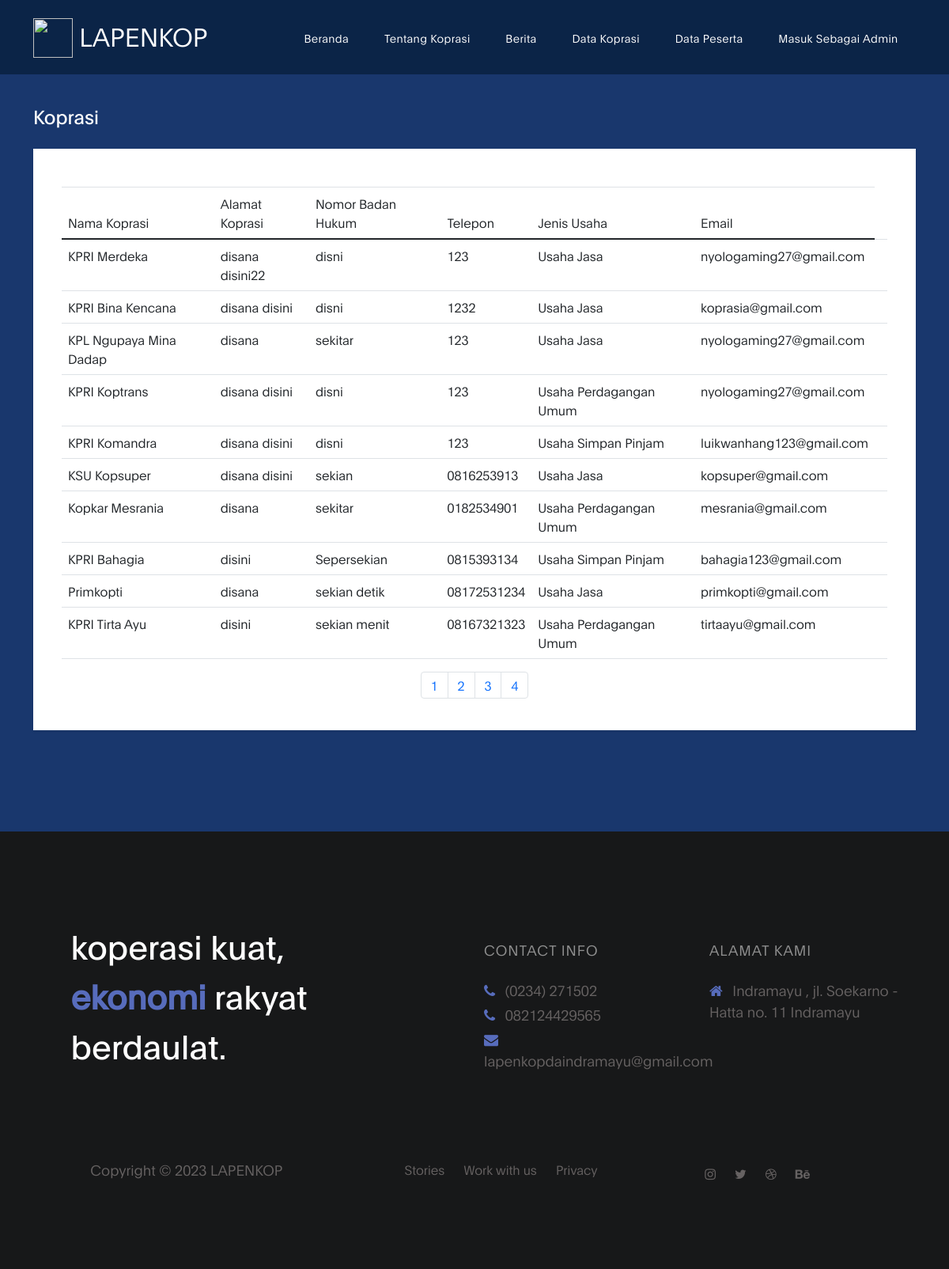
/main-pengunjung.php?module=koprasi&halaman=2, run on the app's committed database.
### tables this page shows
CREATE TABLE `tbl_koprasi` (
  `id_koprasi` int(50) NOT NULL,
  `nama_koprasi` varchar(50) NOT NULL,
  `alamat` varchar(50) NOT NULL,
  `badan_hukum` varchar(50) NOT NULL,
  `telepon` varchar(50) NOT NULL,
  `jenis_usaha` enum('Usaha Simpan Pinjam','Usaha Perdagangan Umum','Usaha Jasa') NOT NULL,
  `email` text NOT NULL,
  `jadwal_pelatihan` date NOT NULL
);

### main-pengunjung.php (the view, shortened to what this page needs)
<!DOCTYPE html>
<html lang="en">
<head>
  <link rel="stylesheet" href="assets/css/bootstrap.min.css">
  <link rel="stylesheet" href="assets/css/font-awesome.min.css">
  <link rel="stylesheet" href="assets/css/aos.css">
  <link rel="stylesheet" href="assets/css/owl.carousel.min.css">
  <link rel="stylesheet" href="assets/css/owl.theme.default.min.css">
  <link href="https://cdn.jsdelivr.net/npm/bootstrap@5.0.2/dist/css/bootstrap.min.css" rel="stylesheet">
  <link rel="stylesheet" href="assets/css/templatemo-digital-trend.css">
  <link rel="stylesheet" type="text/css" href="assets/sweetalert2/sweetalert2.css">
</head>
<body>
  <nav class="navbar fixed-top navbar-expand-lg">
    <div class="container">
      <a class="navbar-brand" href="#">
        <img src="https://cdn.discordapp.com/attachments/1086877082870616145/1113408262004551730/favicon.png" alt="" width="50" height="50" class="d-inline-block align-text-top">
        LAPENKOP
      </a>
      <div class="collapse navbar-collapse" id="navbarNav">
        <ul class="navbar-nav ml-auto">
          <li class="nav-item">
            <a href="?module=dashboard" class="nav-link smoothScroll">Beranda</a>
          </li>
          <li class="nav-item">
            <a href="?module=dashboard" class="nav-link smoothScroll">Tentang Koprasi</a>
          </li>
          <li class="nav-item">
            <a href="?module=berita" class="nav-link smoothScroll">Berita</a>
          </li>
          <li class="nav-item">
            <a href="main-pengunjung.php?module=koprasi" class="nav-link smoothScroll">Data Koprasi</a>
          </li>
          <li class="nav-item">
            <a href="main-pengunjung.php?module=peserta" class="nav-link">Data Peserta</a>
          </li>
          <li class="nav-item">
            <a class="nav-link" data-toggle="modal" data-target="#exitpage" href="">Masuk Sebagai Admin</a>
          </li>
        </ul>
      </div>
    </div>
  </nav>
  <br>
  <br>
  <?php include "content-pengunjung.php"; ?>
  <footer class="site-footer">
    <div class="container">
      <div class="row">
        <div class="col-lg-5 mx-lg-auto col-md-8 col-10">
          <h1 class="text-white" data-aos="fade-up" data-aos-delay="100"> koperasi kuat, <strong>ekonomi</strong> rakyat berdaulat.</h1>
        </div>
        <div class="col-lg-3 col-md-6 col-12" data-aos="fade-up" data-aos-delay="200">
          <h4 class="my-4">Contact Info</h4>
          <p class="mb-1">
            <i class="fa fa-phone mr-2 footer-icon"></i>
            (0234) 271502
          </p>
          <p class="mb-1">
            <i class="fa fa-phone mr-2 footer-icon"></i>
            082124429565
          </p>
          <p>
            <a href="#">
              <i class="fa fa-envelope mr-2 footer-icon"></i>
              lapenkopdaindramayu@gmail.com
            </a>
          </p>
        </div>
        <div class="col-lg-3 col-md-6 col-12" data-aos="fade-up" data-aos-delay="300">
          <h4 class="my-4">Alamat Kami</h4>
          <p class="mb-1">
            <i class="fa fa-home mr-2 footer-icon"></i>
            Indramayu , jl. Soekarno - Hatta no. 11 Indramayu
          </p>
        </div>
        <div class="col-lg-4 mx-lg-auto text-center col-md-8 col-12" data-aos="fade-up" data-aos-delay="400">
          <p class="copyright-text">Copyright &copy; 2023 LAPENKOP
            <br>
        </div>
        <div class="col-lg-4 mx-lg-auto col-md-6 col-12" data-aos="fade-up" data-aos-delay="500">
          <ul class="footer-link">
            <li><a href="#">Stories</a></li>
            <li><a href="#">Work with us</a></li>
            <li><a href="#">Privacy</a></li>
          </ul>
        </div>
        <div class="col-lg-3 mx-lg-auto col-md-6 col-12" data-aos="fade-up" data-aos-delay="600">
          <ul class="social-icon">
            <li><a href="#" class="fa fa-instagram"></a></li>
            <li><a href="#" class="fa fa-twitter"></a></li>
            <li><a href="#" class="fa fa-dribbble"></a></li>
            <li><a href="#" class="fa fa-behance"></a></li>
          </ul>
        </div>
      </div>
    </div>
  </footer>
</body>
</html>

### views/pengunjung/data_koprasi/koprasi.php (shortened to what this page needs)
<section class="hero hero-bg d-flex justify-content-center align-items-center">
  <div class="container">
    <?php
    $db = dbConnect();
    if ($db->connect_errno == 0) {
      $jumlahItemPerHalaman = 10;
      $halamanSaatIni = isset($_GET['halaman']) ? $_GET['halaman'] : 1;
      $offset = ($halamanSaatIni - 1) * $jumlahItemPerHalaman;
      $queryTotalItem = "SELECT COUNT(*) as total FROM tbl_koprasi";
      $resultTotalItem = mysqli_query($db, $queryTotalItem);
      $rowTotalItem = mysqli_fetch_assoc($resultTotalItem);
      $totalItem = $rowTotalItem['total'];
      $totalHalaman = ceil($totalItem / $jumlahItemPerHalaman);
    ?>
      <div class="d-flex flex-column flex-lg-row mb-4">
        <div class="flex-grow-1 d-flex align-items-center">
          <h3 class="text-white">Koprasi</h3>
        </div>
      </div>
      <div class="bg-white rounded-4 shadow-sm p-4 mb-5">
        <br>
        <div class="container">
          <table class="table">
            <thead>
              <tr>
                <th scope="col">Nama Koprasi</th>
                <th scope="col">Alamat Koprasi</th>
                <th scope="col">Nomor Badan Hukum</th>
                <th scope="col">Telepon</th>
                <th scope="col">Jenis Usaha</th>
                <th scope="col">Email</th>
              </tr>
            </thead>
            <tbody>
              <?php
              $sql = "select * from tbl_koprasi LIMIT $offset, $jumlahItemPerHalaman";
              $res = $db->query($sql);
              if ($res) {
                $data = $res->fetch_row();
                do {
                  list($id_koprasi, $nama_koprasi, $alamat, $badan_hukum, $telepon, $jenis_usaha, $email) = $data;
              ?>
                  <tr>
                    <td><?= $nama_koprasi ?></td>
                    <td><?= $alamat ?></td>
                    <td><?= $badan_hukum ?></td>
                    <td><?= $telepon ?></td>
                    <td><?= $jenis_usaha ?></td>
                    <td><?= $email ?></td>
                    <td>
                    <?php
                  } while ($data = $res->fetch_row());
                    ?>
          </table>
          <div class="row">
            <nav aria-label="Page navigation example">
              <ul class="pagination justify-content-center">
                <?php for ($i = 1; $i <= $totalHalaman; $i++) { ?>
                  <li class="page-item"><a class="page-link" href="?module=koprasi&halaman=<?php echo $i; ?>"><?php echo $i; ?></a></li>
                <?php } ?>
              </ul>
            </nav>
          </div>
        </div>
      </div>
  </div>
<?php
              } else
                echo "<div style='color: white'>Gagal Eksekusi SQL" . (DEVELOPMENT ? " : " . $db->error : "") . "<br></div>";
            } else
              echo "<div style='color: white'>Gagal koneksi" . (DEVELOPMENT ? " : " . $db->connect_error : "") . "<br></div>";
?>
</section>

### assets/css/templatemo-digital-trend.css (style rules this page uses)
:root { --primary-color: #19376D; --secondary-color: #576CBC; --white-color: #ffffff; --dark-color: #171819; --project-bg: #f0f8ff; --menu-bg: #0B2447; --title-color: #15141a; --gray-color: #909090; --link-color: #404040; --p-color: #666262; --base-font-family: 'Plain-Light', sans-serif; --title-font-family: 'Plain-Regular', sans-serif; --font-bold-family: 'Plain-Bold', sans-serif; --font-weight-bold: bold; --h1-font-size: 42px; --h2-font-size: 32px; --h3-font-size: 24px; --p-font-size: 18px; --base-font-size: 16px; --menu-font-size: 14px; --border-radius-large: 100px; --border-radius-small: 5px; }
body { background: var(--white-color); font-family: var(--base-font-family); }
h1,h2,h3,h4,h5,h6 { font-family: var(--title-font-family); line-height: inherit; }
h1 { color: var(--title-color); font-size: var(--h1-font-size); }
h3 { font-size: var(--h3-font-size); font-weight: 100; margin-bottom: 0; }
h4 { color: var(--gray-color); font-family: var(--base-font-family); font-size: var(--p-font-size); letter-spacing: 1px; text-transform: uppercase; }
p { color: var(--p-color); font-size: var(--p-font-size); line-height: 1.5em; }
b, strong { letter-spacing: 0; color: var(--secondary-color); }
* { -webkit-box-sizing: border-box; -moz-box-sizing: border-box; box-sizing: border-box; }
*::before, *::after { -webkit-box-sizing: border-box; -moz-box-sizing: border-box; box-sizing: border-box; }
a { color: var(--link-color); font-weight: normal; text-decoration: none; }
.navbar { background: var(--menu-bg); z-index: 1; top: 0; right: 0; left: 0; padding: 1rem; }
.navbar-brand { color: var(--white-color); font-size: var(--h2-font-size); }
.nav-link { color: var(--white-color); font-size: var(--menu-font-size); letter-spacing: 0.4px; margin: 0 1.6em; padding: 0.6em; }
.navbar-expand-lg .navbar-nav .nav-link { padding-right: 0; padding-left: 0; }
.hero { position: relative; padding: 5em 0; overflow: hidden; }
.hero-bg { background: var(--primary-color) ; }
.site-footer { background: var(--dark-color); padding: 7em 0 6em 0; }
.site-footer a { color: var(--p-color); }
.site-footer a:hover, .footer-icon { color: var(--secondary-color); }
.footer-link li { display: inline-block; list-style: none; margin: 0 10px; }
.copyright-text, .footer-link, .site-footer .social-icon { margin-top: 6em; }
.copyright-text { margin-top: 5.3em; }
.social-icon { position: relative; padding: 0; margin: 4em 0 0 0; }
.social-icon li { display: inline-block; list-style: none; }
.social-icon li a { text-decoration: none; display: inline-block; font-size: var(--base-font-size); margin: 10px; text-align: center; }

### data on the page
tbl_koprasi: nama_koprasi "KPRI Merdeka", alamat "disana disini22", badan_hukum "disni", telepon "123", jenis_usaha "Usaha Jasa", email "nyologaming27@gmail.com"
tbl_koprasi: nama_koprasi "KPRI Bina Kencana", alamat "disana disini", badan_hukum "disni", telepon "1232", jenis_usaha "Usaha Jasa", email "koprasia@gmail.com"
tbl_koprasi: nama_koprasi "KPL Ngupaya Mina Dadap", alamat "disana", badan_hukum "sekitar", telepon "123", jenis_usaha "Usaha Jasa", email "nyologaming27@gmail.com"
tbl_koprasi: nama_koprasi "KPRI Koptrans", alamat "disana disini", badan_hukum "disni", telepon "123", jenis_usaha "Usaha Perdagangan Umum", email "nyologaming27@gmail.com"
tbl_koprasi: nama_koprasi "KPRI Komandra", alamat "disana disini", badan_hukum "disni", telepon "123", jenis_usaha "Usaha Simpan Pinjam", email "luikwanhang123@gmail.com"
tbl_koprasi: nama_koprasi "KSU Kopsuper", alamat "disana disini", badan_hukum "sekian", telepon "0816253913", jenis_usaha "Usaha Jasa", email "kopsuper@gmail.com"
tbl_koprasi: nama_koprasi "Kopkar Mesrania", alamat "disana", badan_hukum "sekitar", telepon "0182534901", jenis_usaha "Usaha Perdagangan Umum", email "mesrania@gmail.com"
tbl_koprasi: nama_koprasi "KPRI Bahagia", alamat "disini", badan_hukum "Sepersekian", telepon "0815393134", jenis_usaha "Usaha Simpan Pinjam", email "bahagia123@gmail.com"
tbl_koprasi: nama_koprasi "Primkopti", alamat "disana", badan_hukum "sekian detik", telepon "08172531234", jenis_usaha "Usaha Jasa", email "primkopti@gmail.com"
tbl_koprasi: nama_koprasi "KPRI Tirta Ayu", alamat "disini", badan_hukum "sekian menit", telepon "08167321323", jenis_usaha "Usaha Perdagangan Umum", email "tirtaayu@gmail.com"
